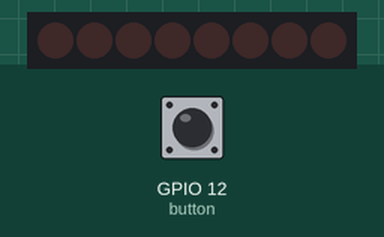
Recording of a program running on a simulated Raspberry Pi (BCM pin numbers). Parts: 8 shift-register outputs drawn as a row of LEDs (first output left, lit = HIGH). The inputs (shaded band) are chosen by the test bench; at power-on: GPIO 12 (button) HIGH. Random numbers come from a fixed seed.

Above: at 1.2 s.
1.3 s: GPIO 12 (button) pulled LOW for 3.2 s
At 4.22 s:
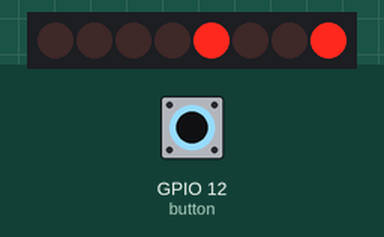
6.0 s: GPIO 12 (button) pulled LOW for 3.2 s
At 7.01 s:
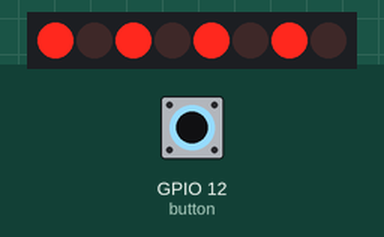
10.7 s: GPIO 12 (button) pulled LOW for 3.2 s
At 11.71 s:
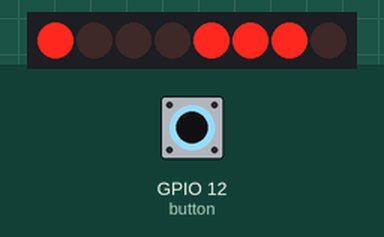
15.4 s: GPIO 12 (button) pulled LOW for 3.2 s
At 16.41 s:
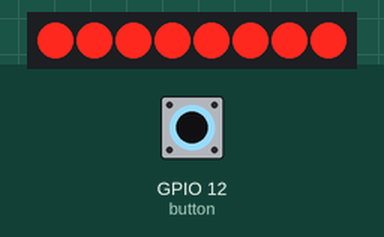
20.1 s: GPIO 12 (button) pulled LOW for 3.2 s
At 21.11 s:
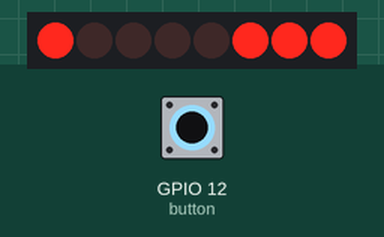
24.8 s: GPIO 12 (button) pulled LOW for 3.2 s
At 25.81 s:
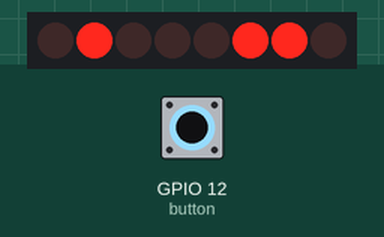
Timing chart, 0 to 29.5 s (numbered marks = the images above; inputs shaded):
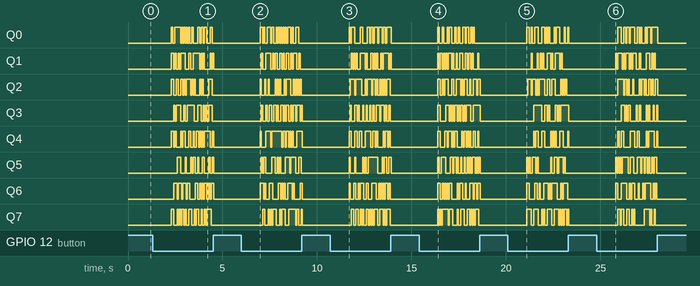

The program:

buttonRegister.py
```python
#script to change shift register state on button press
from gpiozero import Button
import RPi.GPIO as GPIO
from time import sleep
import random
from ShiftRegister import ShiftRegister
GPIO.setmode(GPIO.BCM)
#globals
button = Button(12)
button_flag = False

def button_pressed_event():
	global button_flag
	if button_flag:
		shift_register.write("11111111")
	else:
		shift_register.clear()
	button_flag = not button_flag

def button_held_event():
	while button.is_pressed:
		arr = []
		for x in range(8):
			pattern = str(random.randint(0,1))
			arr.append(pattern)
		combo = ''.join(arr)
		shift_register.write(combo)
		sleep(0.06)
	shift_register.write("00000000")

shift_register = ShiftRegister(data_pin=16, latch_pin=20, clock_pin=21)
#button.when_pressed = button_pressed_event
button.when_held = button_held_event
try:
	while True:
		sleep(0.1)

except KeyboardInterrupt:
	pass

finally:
	shift_register.clear()
	GPIO.cleanup()
```

ShiftRegister.py
```python
#class to take care of initialising/defining/writing to the 74HC595 shift register
#TODO: Expand functionality and __init__ function for GPIO input

import  RPi.GPIO as GPIO
class ShiftRegister(object):
    def __init__(self, data_pin: int, latch_pin: int, clock_pin: int):
        self.data_pin = data_pin
        self.latch_pin = latch_pin
        self.clock_pin = clock_pin
        GPIO.setmode(GPIO.BCM)
        GPIO.setup(data_pin, GPIO.OUT)
        GPIO.setup(latch_pin, GPIO.OUT)
        GPIO.setup(clock_pin, GPIO.OUT)

    """Writes data_string to the register"""
    def write(self, data_string: str):
        if len(data_string) != 8:
            raise ValueError("data_string must be 8 characters of 1's or 0's")
        GPIO.output(self.latch_pin, 0)
        for x in range(8):
            GPIO.output(self.data_pin, int(data_string[x-1]))
            GPIO.output(self.clock_pin, 1)
            GPIO.output(self.clock_pin, 0)
        GPIO.output(self.latch_pin, 1)

    """Turns off each pin and runs cleanup on GPIO"""
    def clear(self) -> None:
        self.write("00000000")
        #not doing GPIO.cleanup here as it will clean pins in other files that use this library
```

Measured:
- after the input at 1.3 s, Q2: LOW → HIGH after 1.0 s, → LOW 0.12 s later, → HIGH 0.12 s later, → LOW 0.12 s later, … (20 changes in this stretch)
- after the input at 10.7 s, Q4: LOW → HIGH after 1.0 s, → LOW 0.12 s later, → HIGH 0.18 s later, → LOW 0.12 s later, … (18 changes in this stretch); Q7: LOW → HIGH after 1.1 s, → LOW 0.12 s later, → HIGH 0.12 s later, → LOW 0.12 s later, … (22 changes in this stretch)
- after the input at 20.1 s, Q6: LOW → HIGH after 1.0 s, → LOW 0.12 s later, → HIGH 0.30 s later, → LOW 0.12 s later, … (16 changes in this stretch); Q7: LOW → HIGH after 1.0 s, → LOW 0.24 s later, → HIGH 0.12 s later, → LOW 0.24 s later, … (20 changes in this stretch)
- after the input at 24.8 s, Q6: LOW → HIGH after 1.0 s, → LOW 0.12 s later, → HIGH 0.18 s later, → LOW 0.30 s later, … (18 changes in this stretch)
